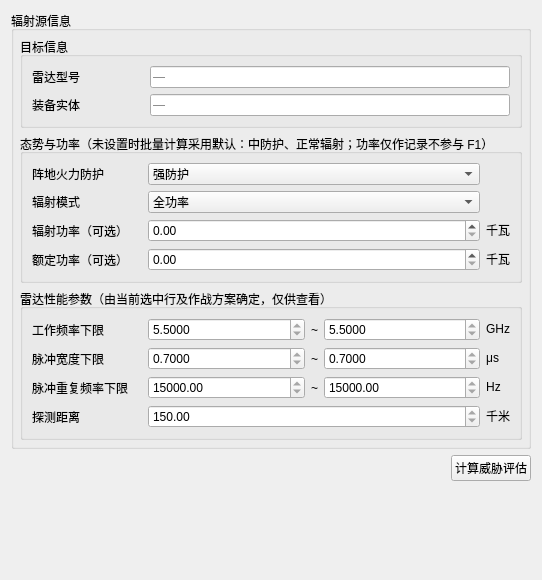
      <widget class="QWidget" name="widget" native="true">
       <layout class="QVBoxLayout" name="verticalLayout">
        <item>
         <widget class="QGroupBox" name="groupBox">
          <property name="minimumSize">
           <size>
            <width>0</width>
            <height>50</height>
           </size>
          </property>
          <property name="title">
           <string>辐射源信息</string>
          </property>
          <layout class="QVBoxLayout" name="verticalLayout_2">
           <property name="leftMargin">
            <number>6</number>
           </property>
           <property name="topMargin">
            <number>6</number>
           </property>
           <property name="rightMargin">
            <number>6</number>
           </property>
           <property name="bottomMargin">
            <number>6</number>
           </property>
           <item>
            <widget class="QGroupBox" name="groupTarget">
             <property name="title">
              <string>目标信息</string>
             </property>
             <layout class="QFormLayout" name="formLayout_target">
              <property name="fieldGrowthPolicy">
               <enum>QFormLayout::ExpandingFieldsGrow</enum>
              </property>
              <property name="labelAlignment">
               <set>Qt::AlignRight|Qt::AlignTrailing|Qt::AlignVCenter</set>
              </property>
              <property name="formAlignment">
               <set>Qt::AlignLeading|Qt::AlignLeft|Qt::AlignTop</set>
              </property>
              <property name="horizontalSpacing">
               <number>8</number>
              </property>
              <property name="verticalSpacing">
               <number>6</number>
              </property>
              <item row="0" column="0">
               <widget class="QLabel" name="label_radarModel">
                <property name="minimumSize">
                 <size>
                  <width>110</width>
                  <height>0</height>
                 </size>
                </property>
                <property name="text">
                 <string>雷达型号</string>
                </property>
                <property name="alignment">
                 <set>Qt::AlignLeading|Qt::AlignLeft|Qt::AlignVCenter</set>
                </property>
               </widget>
              </item>
              <item row="0" column="1">
               <widget class="QLineEdit" name="editRadarModel">
                <property name="sizePolicy">
                 <sizepolicy hsizetype="Expanding" vsizetype="Fixed">
                  <horstretch>1</horstretch>
                  <verstretch>0</verstretch>
                 </sizepolicy>
                </property>
                <property name="readOnly">
                 <bool>true</bool>
                </property>
                <property name="placeholderText">
                 <string>—</string>
                </property>
               </widget>
              </item>
              <item row="1" column="0">
               <widget class="QLabel" name="label_equipmentEntity">
                <property name="minimumSize">
                 <size>
                  <width>110</width>
                  <height>0</height>
                 </size>
                </property>
                <property name="text">
                 <string>装备实体</string>
                </property>
                <property name="alignment">
                 <set>Qt::AlignLeading|Qt::AlignLeft|Qt::AlignVCenter</set>
                </property>
               </widget>
              </item>
              <item row="1" column="1">
               <widget class="QLineEdit" name="editEquipmentEntity">
                <property name="sizePolicy">
                 <sizepolicy hsizetype="Expanding" vsizetype="Fixed">
                  <horstretch>1</horstretch>
                  <verstretch>0</verstretch>
                 </sizepolicy>
                </property>
                <property name="readOnly">
                 <bool>true</bool>
                </property>
                <property name="placeholderText">
                 <string>—</string>
                </property>
               </widget>
              </item>
             </layout>
            </widget>
           </item>
           <item>
            <widget class="QGroupBox" name="groupSituation">
             <property name="title">
              <string>态势与功率（未设置时批量计算采用默认：中防护、正常辐射；功率仅作记录不参与 F1）</string>
             </property>
             <layout class="QGridLayout" name="gridLayout_5">
              <item row="2" column="0">
               <widget class="QLabel" name="label_radPower">
                <property name="minimumSize">
                 <size>
                  <width>110</width>
                  <height>0</height>
                 </size>
                </property>
                <property name="text">
                 <string>辐射功率（可选）</string>
                </property>
                <property name="alignment">
                 <set>Qt::AlignLeading|Qt::AlignLeft|Qt::AlignVCenter</set>
                </property>
               </widget>
              </item>
              <item row="1" column="0">
               <widget class="QLabel" name="label_radmode">
                <property name="minimumSize">
                 <size>
                  <width>110</width>
                  <height>0</height>
                 </size>
                </property>
                <property name="text">
                 <string>辐射模式</string>
                </property>
                <property name="alignment">
                 <set>Qt::AlignLeading|Qt::AlignLeft|Qt::AlignVCenter</set>
                </property>
               </widget>
              </item>
              <item row="0" column="1">
               <widget class="QComboBox" name="comboPositionDefense">
                <property name="sizePolicy">
                 <sizepolicy hsizetype="Expanding" vsizetype="Fixed">
                  <horstretch>0</horstretch>
                  <verstretch>0</verstretch>
                 </sizepolicy>
                </property>
                <item>
                 <property name="text">
                  <string>强防护</string>
                 </property>
                </item>
                <item>
                 <property name="text">
                  <string>中防护</string>
                 </property>
                </item>
                <item>
                 <property name="text">
                  <string>弱防护</string>
                 </property>
                </item>
                <item>
                 <property name="text">
                  <string>无防护</string>
                 </property>
                </item>
               </widget>
              </item>
              <item row="1" column="1">
               <widget class="QComboBox" name="comboRadiationMode">
                <property name="sizePolicy">
                 <sizepolicy hsizetype="Expanding" vsizetype="Fixed">
                  <horstretch>1</horstretch>
                  <verstretch>0</verstretch>
                 </sizepolicy>
                </property>
                <item>
                 <property name="text">
                  <string>全功率</string>
                 </property>
                </item>
                <item>
                 <property name="text">
                  <string>正常</string>
                 </property>
                </item>
                <item>
                 <property name="text">
                  <string>低截获(LPI)</string>
                 </property>
                </item>
                <item>
                 <property name="text">
                  <string>闪避</string>
                 </property>
                </item>
                <item>
                 <property name="text">
                  <string>关机</string>
                 </property>
                </item>
               </widget>
              </item>
              <item row="3" column="0">
               <widget class="QLabel" name="label_ratedPower">
                <property name="minimumSize">
                 <size>
                  <width>110</width>
                  <height>0</height>
                 </size>
                </property>
                <property name="text">
                 <string>额定功率（可选）</string>
                </property>
                <property name="alignment">
                 <set>Qt::AlignLeading|Qt::AlignLeft|Qt::AlignVCenter</set>
                </property>
               </widget>
              </item>
              <item row="0" column="0">
               <widget class="QLabel" name="label_defense">
                <property name="minimumSize">
                 <size>
                  <width>110</width>
                  <height>0</height>
                 </size>
                </property>
                <property name="maximumSize">
                 <size>
                  <width>16777215</width>
                  <height>16777215</height>
                 </size>
                </property>
                <property name="text">
                 <string>阵地火力防护</string>
                </property>
                <property name="alignment">
                 <set>Qt::AlignLeading|Qt::AlignLeft|Qt::AlignVCenter</set>
                </property>
               </widget>
              </item>
              <item row="3" column="1">
               <widget class="QDoubleSpinBox" name="spinRatedPowerKw">
                <property name="sizePolicy">
                 <sizepolicy hsizetype="Expanding" vsizetype="Fixed">
                  <horstretch>1</horstretch>
                  <verstretch>0</verstretch>
                 </sizepolicy>
                </property>
                <property name="decimals">
                 <number>2</number>
                </property>
                <property name="minimum">
                 <double>0.000000000000000</double>
                </property>
                <property name="maximum">
                 <double>10000.000000000000000</double>
                </property>
                <property name="value">
                 <double>0.000000000000000</double>
                </property>
               </widget>
              </item>
              <item row="2" column="1">
               <widget class="QDoubleSpinBox" name="spinRadPowerKw">
                <property name="sizePolicy">
                 <sizepolicy hsizetype="Expanding" vsizetype="Fixed">
                  <horstretch>1</horstretch>
                  <verstretch>0</verstretch>
                 </sizepolicy>
                </property>
                <property name="decimals">
                 <number>2</number>
                </property>
                <property name="minimum">
                 <double>0.000000000000000</double>
                </property>
                <property name="maximum">
                 <double>10000.000000000000000</double>
                </property>
                <property name="value">
                 <double>0.000000000000000</double>
                </property>
               </widget>
              </item>
              <item row="2" column="2">
               <widget class="QLabel" name="label_radPower_unit">
                <property name="sizePolicy">
                 <sizepolicy hsizetype="Fixed" vsizetype="Fixed">
                  <horstretch>0</horstretch>
                  <verstretch>0</verstretch>
                 </sizepolicy>
                </property>
                <property name="text">
                 <string>千瓦</string>
                </property>
                <property name="alignment">
                 <set>Qt::AlignRight|Qt::AlignTrailing|Qt::AlignVCenter</set>
                </property>
               </widget>
              </item>
              <item row="3" column="2">
               <widget class="QLabel" name="label_ratedPower_unit">
                <property name="sizePolicy">
                 <sizepolicy hsizetype="Fixed" vsizetype="Fixed">
                  <horstretch>0</horstretch>
                  <verstretch>0</verstretch>
                 </sizepolicy>
                </property>
                <property name="text">
                 <string>千瓦</string>
                </property>
                <property name="alignment">
                 <set>Qt::AlignRight|Qt::AlignTrailing|Qt::AlignVCenter</set>
                </property>
               </widget>
              </item>
             </layout>
            </widget>
           </item>
           <item>
            <widget class="QGroupBox" name="groupRadarParams">
             <property name="title">
              <string>雷达性能参数（由当前选中行及作战方案确定，仅供查看）</string>
             </property>
             <layout class="QGridLayout" name="gridLayout_4">
              <item row="2" column="1">
               <layout class="QHBoxLayout" name="horizontalLayout_prf">
                <property name="spacing">
                 <number>6</number>
                </property>
                <item>
                 <widget class="QDoubleSpinBox" name="spinPrfMin">
                  <property name="sizePolicy">
                   <sizepolicy hsizetype="MinimumExpanding" vsizetype="Fixed">
                    <horstretch>0</horstretch>
                    <verstretch>0</verstretch>
                   </sizepolicy>
                  </property>
                  <property name="readOnly">
                   <bool>true</bool>
                  </property>
                  <property name="decimals">
                   <number>2</number>
                  </property>
                  <property name="minimum">
                   <double>1.000000000000000</double>
                  </property>
                  <property name="maximum">
                   <double>10000000.000000000000000</double>
                  </property>
                  <property name="singleStep">
                   <double>100.000000000000000</double>
                  </property>
                  <property name="value">
                   <double>15000.000000000000000</double>
                  </property>
                 </widget>
                </item>
                <item>
                 <widget class="QLabel" name="label_prf_to">
                  <property name="text">
                   <string>~</string>
                  </property>
                 </widget>
                </item>
                <item>
                 <widget class="QDoubleSpinBox" name="spinPrfMax">
                  <property name="sizePolicy">
                   <sizepolicy hsizetype="MinimumExpanding" vsizetype="Fixed">
                    <horstretch>0</horstretch>
                    <verstretch>0</verstretch>
                   </sizepolicy>
                  </property>
                  <property name="readOnly">
                   <bool>true</bool>
                  </property>
                  <property name="decimals">
                   <number>2</number>
                  </property>
                  <property name="minimum">
                   <double>1.000000000000000</double>
                  </property>
                  <property name="maximum">
                   <double>10000000.000000000000000</double>
                  </property>
                  <property name="singleStep">
                   <double>100.000000000000000</double>
                  </property>
                  <property name="value">
                   <double>15000.000000000000000</double>
                  </property>
                 </widget>
                </item>
               </layout>
              </item>
              <item row="3" column="1">
               <layout class="QHBoxLayout" name="horizontalLayout_range">
                <property name="spacing">
                 <number>6</number>
                </property>
                <item>
                 <widget class="QDoubleSpinBox" name="spinRangeKm">
                  <property name="sizePolicy">
                   <sizepolicy hsizetype="Expanding" vsizetype="Fixed">
                    <horstretch>1</horstretch>
                    <verstretch>0</verstretch>
                   </sizepolicy>
                  </property>
                  <property name="readOnly">
                   <bool>true</bool>
                  </property>
                  <property name="decimals">
                   <number>2</number>
                  </property>
                  <property name="minimum">
                   <double>0.010000000000000</double>
                  </property>
                  <property name="maximum">
                   <double>5000.000000000000000</double>
                  </property>
                  <property name="singleStep">
                   <double>1.000000000000000</double>
                  </property>
                  <property name="value">
                   <double>150.000000000000000</double>
                  </property>
                 </widget>
                </item>
               </layout>
              </item>
              <item row="0" column="2">
               <widget class="QLabel" name="label_freq_unit">
                <property name="sizePolicy">
                 <sizepolicy hsizetype="Fixed" vsizetype="Fixed">
                  <horstretch>0</horstretch>
                  <verstretch>0</verstretch>
                 </sizepolicy>
                </property>
                <property name="text">
                 <string>GHz</string>
                </property>
                <property name="alignment">
                 <set>Qt::AlignRight|Qt::AlignTrailing|Qt::AlignVCenter</set>
                </property>
               </widget>
              </item>
              <item row="0" column="0">
               <widget class="QLabel" name="label_freq">
                <property name="minimumSize">
                 <size>
                  <width>110</width>
                  <height>0</height>
                 </size>
                </property>
                <property name="text">
                 <string>工作频率下限</string>
                </property>
                <property name="alignment">
                 <set>Qt::AlignLeading|Qt::AlignLeft|Qt::AlignVCenter</set>
                </property>
               </widget>
              </item>
              <item row="2" column="0">
               <widget class="QLabel" name="label_prf">
                <property name="minimumSize">
                 <size>
                  <width>0</width>
                  <height>0</height>
                 </size>
                </property>
                <property name="text">
                 <string>脉冲重复频率下限</string>
                </property>
                <property name="alignment">
                 <set>Qt::AlignLeading|Qt::AlignLeft|Qt::AlignVCenter</set>
                </property>
               </widget>
              </item>
              <item row="1" column="1">
               <layout class="QHBoxLayout" name="horizontalLayout_pw">
                <property name="spacing">
                 <number>6</number>
                </property>
                <item>
                 <widget class="QDoubleSpinBox" name="spinPwMin">
                  <property name="sizePolicy">
                   <sizepolicy hsizetype="MinimumExpanding" vsizetype="Fixed">
                    <horstretch>0</horstretch>
                    <verstretch>0</verstretch>
                   </sizepolicy>
                  </property>
                  <property name="readOnly">
                   <bool>true</bool>
                  </property>
                  <property name="decimals">
                   <number>4</number>
                  </property>
                  <property name="minimum">
                   <double>0.000100000000000</double>
                  </property>
                  <property name="maximum">
                   <double>10000.000000000000000</double>
                  </property>
                  <property name="singleStep">
                   <double>0.100000000000000</double>
                  </property>
                  <property name="value">
                   <double>0.700000000000000</double>
                  </property>
                 </widget>
                </item>
                <item>
                 <widget class="QLabel" name="label_pw_to">
                  <property name="text">
                   <string>~</string>
                  </property>
                 </widget>
                </item>
                <item>
                 <widget class="QDoubleSpinBox" name="spinPwMax">
                  <property name="sizePolicy">
                   <sizepolicy hsizetype="MinimumExpanding" vsizetype="Fixed">
                    <horstretch>0</horstretch>
                    <verstretch>0</verstretch>
                   </sizepolicy>
                  </property>
                  <property name="readOnly">
                   <bool>true</bool>
                  </property>
                  <property name="decimals">
                   <number>4</number>
                  </property>
                  <property name="minimum">
                   <double>0.000100000000000</double>
                  </property>
                  <property name="maximum">
                   <double>10000.000000000000000</double>
                  </property>
                  <property name="singleStep">
                   <double>0.100000000000000</double>
                  </property>
                  <property name="value">
                   <double>0.700000000000000</double>
                  </property>
                 </widget>
                </item>
               </layout>
              </item>
              <item row="3" column="0">
               <widget class="QLabel" name="label_range">
                <property name="minimumSize">
                 <size>
                  <width>0</width>
                  <height>0</height>
                 </size>
                </property>
                <property name="text">
                 <string>探测距离</string>
                </property>
                <property name="alignment">
                 <set>Qt::AlignLeading|Qt::AlignLeft|Qt::AlignVCenter</set>
                </property>
               </widget>
              </item>
              <item row="0" column="1">
               <layout class="QHBoxLayout" name="horizontalLayout_freq">
                <property name="spacing">
                 <number>6</number>
                </property>
                <item>
                 <widget class="QDoubleSpinBox" name="spinFreqMin">
                  <property name="sizePolicy">
                   <sizepolicy hsizetype="MinimumExpanding" vsizetype="Fixed">
                    <horstretch>0</horstretch>
                    <verstretch>0</verstretch>
                   </sizepolicy>
                  </property>
                  <property name="readOnly">
                   <bool>true</bool>
                  </property>
                  <property name="decimals">
                   <number>4</number>
                  </property>
                  <property name="minimum">
                   <double>0.000100000000000</double>
                  </property>
                  <property name="maximum">
                   <double>100.000000000000000</double>
                  </property>
                  <property name="singleStep">
                   <double>0.100000000000000</double>
                  </property>
                  <property name="value">
                   <double>5.500000000000000</double>
                  </property>
                 </widget>
                </item>
                <item>
                 <widget class="QLabel" name="label_freq_to">
                  <property name="text">
                   <string>~</string>
                  </property>
                 </widget>
                </item>
                <item>
                 <widget class="QDoubleSpinBox" name="spinFreqMax">
                  <property name="sizePolicy">
                   <sizepolicy hsizetype="MinimumExpanding" vsizetype="Fixed">
                    <horstretch>0</horstretch>
                    <verstretch>0</verstretch>
                   </sizepolicy>
                  </property>
                  <property name="readOnly">
                   <bool>true</bool>
                  </property>
                  <property name="decimals">
                   <number>4</number>
                  </property>
                  <property name="minimum">
                   <double>0.000100000000000</double>
                  </property>
                  <property name="maximum">
                   <double>100.000000000000000</double>
                  </property>
                  <property name="singleStep">
                   <double>0.100000000000000</double>
                  </property>
                  <property name="value">
                   <double>5.500000000000000</double>
                  </property>
                 </widget>
                </item>
               </layout>
              </item>
              <item row="3" column="2">
               <widget class="QLabel" name="label_range_unit">
                <property name="sizePolicy">
                 <sizepolicy hsizetype="Fixed" vsizetype="Fixed">
                  <horstretch>0</horstretch>
                  <verstretch>0</verstretch>
                 </sizepolicy>
                </property>
                <property name="text">
                 <string>千米</string>
                </property>
                <property name="alignment">
                 <set>Qt::AlignRight|Qt::AlignTrailing|Qt::AlignVCenter</set>
                </property>
               </widget>
              </item>
              <item row="1" column="0">
               <widget class="QLabel" name="label_pw">
                <property name="minimumSize">
                 <size>
                  <width>0</width>
                  <height>0</height>
                 </size>
                </property>
                <property name="text">
                 <string>脉冲宽度下限</string>
                </property>
                <property name="alignment">
                 <set>Qt::AlignLeading|Qt::AlignLeft|Qt::AlignVCenter</set>
                </property>
               </widget>
              </item>
              <item row="2" column="2">
               <widget class="QLabel" name="label_prf_unit">
                <property name="sizePolicy">
                 <sizepolicy hsizetype="Fixed" vsizetype="Fixed">
                  <horstretch>0</horstretch>
                  <verstretch>0</verstretch>
                 </sizepolicy>
                </property>
                <property name="text">
                 <string>Hz</string>
                </property>
                <property name="alignment">
                 <set>Qt::AlignCenter</set>
                </property>
               </widget>
              </item>
              <item row="1" column="2">
               <widget class="QLabel" name="label_pw_unit">
                <property name="sizePolicy">
                 <sizepolicy hsizetype="Fixed" vsizetype="Fixed">
                  <horstretch>0</horstretch>
                  <verstretch>0</verstretch>
                 </sizepolicy>
                </property>
                <property name="text">
                 <string>μs</string>
                </property>
                <property name="alignment">
                 <set>Qt::AlignRight|Qt::AlignTrailing|Qt::AlignVCenter</set>
                </property>
               </widget>
              </item>
             </layout>
            </widget>
           </item>
          </layout>
         </widget>
        </item>
        <item>
         <layout class="QHBoxLayout" name="horizontalLayout_calculate">
          <item>
           <spacer name="horizontalSpacer_calculate">
            <property name="orientation">
             <enum>Qt::Horizontal</enum>
            </property>
            <property name="sizeHint" stdset="0">
             <size>
              <width>40</width>
              <height>20</height>
             </size>
            </property>
           </spacer>
          </item>
          <item>
           <widget class="QPushButton" name="btnCalculate">
            <property name="text">
             <string>计算威胁评估</string>
            </property>
           </widget>
          </item>
         </layout>
        </item>
        <item>
         <spacer name="verticalSpacer_input">
          <property name="orientation">
           <enum>Qt::Vertical</enum>
          </property>
          <property name="sizeType">
           <enum>QSizePolicy::Minimum</enum>
          </property>
          <property name="sizeHint" stdset="0">
           <size>
            <width>20</width>
            <height>88</height>
           </size>
          </property>
         </spacer>
        </item>
       </layout>
      </widget>
